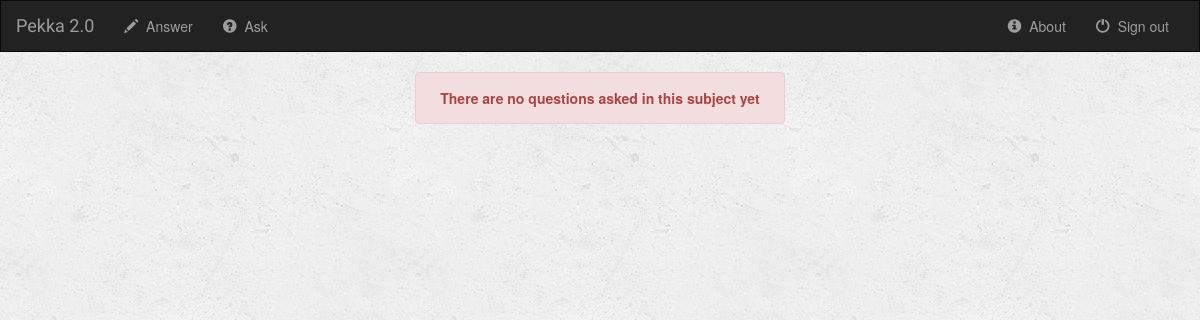
Page /pekka/TDT4140_a/ on the earlier database version.
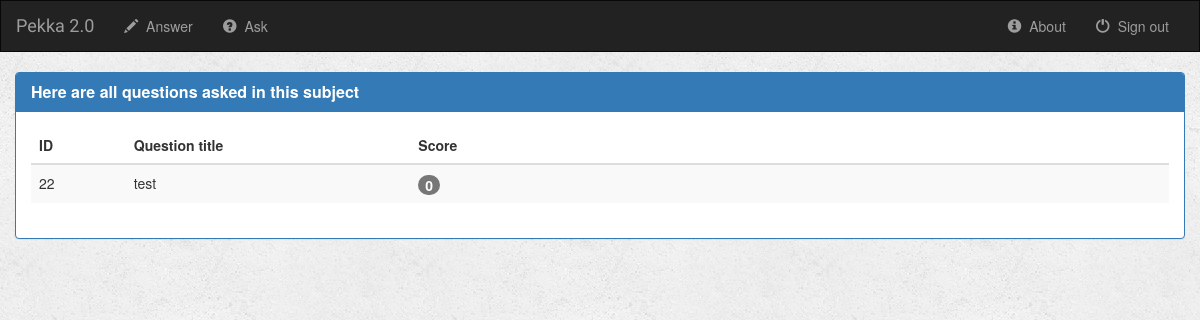
Same page on the later database version.
### pekka/models.py (models this page shows, shortened)
class Question(models.Model):
    author = models.ForeignKey(User, default=1)
    question_title = models.CharField(max_length=100)
    question_content = models.CharField(max_length=2000)
    is_answered = models.BooleanField(default=False)
    sub_code = models.CharField(max_length=10)
    ask_time = models.DateTimeField(default='2017-4-17T09:21:31+0000')
    def get_score(self):
        up = QuestionVotes.objects.filter(question=self, val=+1)
        down = QuestionVotes.objects.filter(question=self, val=-1)
        res = up.count()-down.count()
        return res

### pekka/views.py (the view)
def course_a(request, sub_code):
    all_questions_with_sub_code = Question.objects.filter(sub_code=sub_code)
    context = {
        'all_questions_with_sub_code': all_questions_with_sub_code,
        'sub_code': sub_code
    }
    return render(request, 'courses/course_a.html', context=context)

### pekka/templates/courses/course_a.html (shortened to what this page needs)
{% extends 'html_pages/base.html' %}
{% block body %}
<div class="container-fluid">
    <div class="row">
        <div class="col-sm-12">
            {% if all_questions_with_sub_code %}
                <div class="panel panel-primary">
                    <div class="panel-heading">
                        <h3 class="panel-title"><b>Here are all questions asked in this subject</b></h3>
                    </div>
                    <div class="panel-body">
                        <table class="table table-striped table-hover">
                            <thead>
                            <tr>
                                <th class="col-sm-1">ID</th>
                                <th class="col-sm-3">Question title</th>
                                <th class="col-sm">Score</th>
                            </tr>
                            </thead>
                            <tbody>
                            {% for question in all_questions_with_sub_code|dictsortreversed:"get_score" %}
                                <tr class="clickable_row" data-href="{% url 'pekka:detail' question.id %}">
                                    <td>{{ question.id }}</td>
                                    <td>{{ question.question_title }}</td>
                                    <td><span class="badge tablebadge" id="tablebadge">{{ question.get_score }}</span></td>
                                </tr>
                            {% endfor %}
                            </tbody>
                        </table>
                    </div>
                </div>
            {% else %}
                <div class="col-sm-4 centerpanel">
                    <div class="alert alert-danger" role="alert" align="center">
                        <p><strong>There are no questions asked in this subject yet</strong></p>
                    </div>
                </div>
            {% endif %}
        </div>
    </div>
</div>
{% endblock %}

Differences in the rows shown:
added Question: id "22", question_title "test", get_score "0"
Other differences:
text no longer shown: "There are no questions asked in this subject yet"
text now shown: "Here are all questions asked in this subject ID Question title Score"
